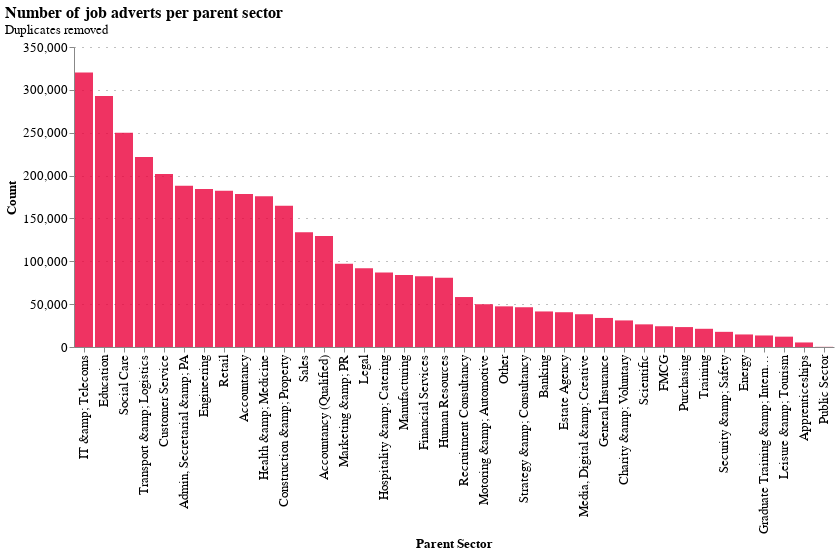

The cell this chart's notebook holds for it:
### Code cell
chart_title = 'Number of job adverts per parent sector'
chart_subtitle = 'Duplicates removed'

ads_per_sector_chunked = job_ad_data['parent_sector'].value_counts()
ads_per_sector_chunked = pd.DataFrame(ads_per_sector_chunked).reset_index().rename(
    columns={'index': 'parent_sector', 'parent_sector': 'count'})

chart = alt.Chart(ads_per_sector_chunked).mark_bar().encode(
    alt.X('parent_sector', title='Parent Sector', sort=None),
    alt.Y('count', title='Count'),
    tooltip=['count']
).configure_mark(
    opacity=0.8,
    color=NESTA_COLOURS[4]
)
chart = configure_plots(chart, chart_title=chart_title, chart_subtitle=chart_subtitle)
# AltairSaver().save(chart, f"{today}_num_job_ads_by_parent_sector")
chart

### Figure 1 — Vega-Lite specification as saved in the notebook (floating-point values rounded to 4 significant figures)
{"$schema": "https://vega.github.io/schema/vega-lite/v4.17.0.json", "config": {"axis": {"gridColor": "grey", "gridDash": [1, 7], "labelFont": "Averta Demo", "labelFontSize": 13, "titleFont": "Averta Demo", "titleFontSize": 13}, "header": {"labelFont": "Averta Demo", "titleFont": "Averta Demo"}, "legend": {"labelFont": "Averta Demo", "labelFontSize": 13, "titleFont": "Averta Demo", "titleFontSize": 16}, "mark": {"color": "#EB003B", "opacity": 0.8}, "range": {"category": ["#0000FF", "#FDB633", "#18A48C", "#9A1BBE", "#EB003B", "#FF6E47", "#646363", "#0F294A", "#97D9E3", "#A59BEE", "#F6A4B7", "#D2C9C0", "#000000"], "ordinal": {"scheme": ["#0000FF", "#FDB633", "#18A48C", "#9A1BBE", "#EB003B", "#FF6E47", "#646363", "#0F294A", "#97D9E3", "#A59BEE", "#F6A4B7", "#D2C9C0", "#000000"]}}, "title": {"anchor": "start", "font": "Averta Demo"}, "view": {"strokeWidth": 0}}, "data": {"name": "data-9a9daaa94589c2ed1fb3bb283a7d7745"}, "datasets": {"data-9a9daaa94589c2ed1fb3bb283a7d7745": [{"count": 320192, "parent_sector": "IT &amp; Telecoms"}, {"count": 292845, "parent_sector": "Education"}, {"count": 249885, "parent_sector": "Social Care"}, {"count": 221796, "parent_sector": "Transport &amp; Logistics"}, {"count": 201862, "parent_sector": "Customer Service"}, {"count": 188072, "parent_sector": "Admin, Secretarial &amp; PA"}, {"count": 184347, "parent_sector": "Engineering"}, {"count": 182211, "parent_sector": "Retail"}, {"count": 178467, "parent_sector": "Accountancy"}, {"count": 175971, "parent_sector": "Health &amp; Medicine"}, {"count": 164841, "parent_sector": "Construction &amp; Property"}, {"count": 133932, "parent_sector": "Sales"}, {"count": 129614, "parent_sector": "Accountancy (Qualified)"}, {"count": 97174, "parent_sector": "Marketing &amp; PR"}, {"count": 91986, "parent_sector": "Legal"}, {"count": 86779, "parent_sector": "Hospitality &amp; Catering"}, {"count": 84131, "parent_sector": "Manufacturing"}, {"count": 82656, "parent_sector": "Financial Services"}, {"count": 80824, "parent_sector": "Human Resources"}, {"count": 58297, "parent_sector": "Recruitment Consultancy"}, {"count": 49923, "parent_sector": "Motoring &amp; Automotive"}, {"count": 47429, "parent_sector": "Other"}, {"count": 46389, "parent_sector": "Strategy &amp; Consultancy"}, {"count": 41483, "parent_sector": "Banking"}, {"count": 40576, "parent_sector": "Estate Agency"}, {"count": 38227, "parent_sector": "Media, Digital &amp; Creative"}, {"count": 33889, "parent_sector": "General Insurance"}, {"count": 31015, "parent_sector": "Charity &amp; Voluntary"}, {"count": 26434, "parent_sector": "Scientific"}, {"count": 24211, "parent_sector": "FMCG"}, {"count": 23255, "parent_sector": "Purchasing"}, {"count": 21255, "parent_sector": "Training"}, {"count": 17691, "parent_sector": "Security &amp; Safety"}, {"count": 14642, "parent_sector": "Energy"}, {"count": 13454, "parent_sector": "Graduate Training &amp; Internships"}, {"count": 12061, "parent_sector": "Leisure &amp; Tourism"}, {"count": 5304, "parent_sector": "Apprenticeships"}, {"count": 193, "parent_sector": "Public Sector"}]}, "encoding": {"tooltip": [{"field": "count", "type": "quantitative"}], "x": {"field": "parent_sector", "sort": null, "title": "Parent Sector", "type": "nominal"}, "y": {"field": "count", "title": "Count", "type": "quantitative"}}, "mark": "bar", "title": {"anchor": "start", "fontSize": 16, "subtitle": "Duplicates removed", "subtitleFont": "Averta Demo", "subtitleFontSize": 13, "text": "Number of job adverts per parent sector"}}
